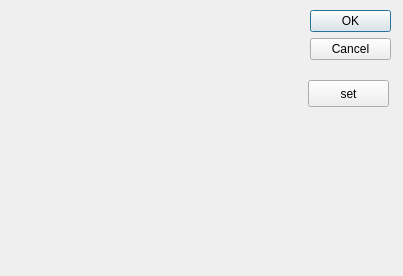
<?xml version="1.0" encoding="UTF-8"?>
<ui version="4.0">
 <class>WndMedicRecord</class>
 <widget class="QDialog" name="WndMedicRecord">
  <property name="windowModality">
   <enum>Qt::WindowModal</enum>
  </property>
  <property name="geometry">
   <rect>
    <x>0</x>
    <y>0</y>
    <width>403</width>
    <height>276</height>
   </rect>
  </property>
  <property name="windowTitle">
   <string>药品入库</string>
  </property>
  <widget class="QDialogButtonBox" name="buttonBox">
   <property name="geometry">
    <rect>
     <x>310</x>
     <y>10</y>
     <width>81</width>
     <height>461</height>
    </rect>
   </property>
   <property name="orientation">
    <enum>Qt::Vertical</enum>
   </property>
   <property name="standardButtons">
    <set>QDialogButtonBox::Cancel|QDialogButtonBox::Ok</set>
   </property>
  </widget>
  <widget class="QPushButton" name="btnTest">
   <property name="geometry">
    <rect>
     <x>308</x>
     <y>80</y>
     <width>81</width>
     <height>27</height>
    </rect>
   </property>
   <property name="text">
    <string>set</string>
   </property>
  </widget>
 </widget>
 <resources/>
 <connections>
  <connection>
   <sender>buttonBox</sender>
   <signal>accepted()</signal>
   <receiver>WndMedicRecord</receiver>
   <slot>accept()</slot>
   <hints>
    <hint type="sourcelabel">
     <x>248</x>
     <y>254</y>
    </hint>
    <hint type="destinationlabel">
     <x>157</x>
     <y>274</y>
    </hint>
   </hints>
  </connection>
  <connection>
   <sender>buttonBox</sender>
   <signal>rejected()</signal>
   <receiver>WndMedicRecord</receiver>
   <slot>reject()</slot>
   <hints>
    <hint type="sourcelabel">
     <x>316</x>
     <y>260</y>
    </hint>
    <hint type="destinationlabel">
     <x>286</x>
     <y>274</y>
    </hint>
   </hints>
  </connection>
 </connections>
</ui>
